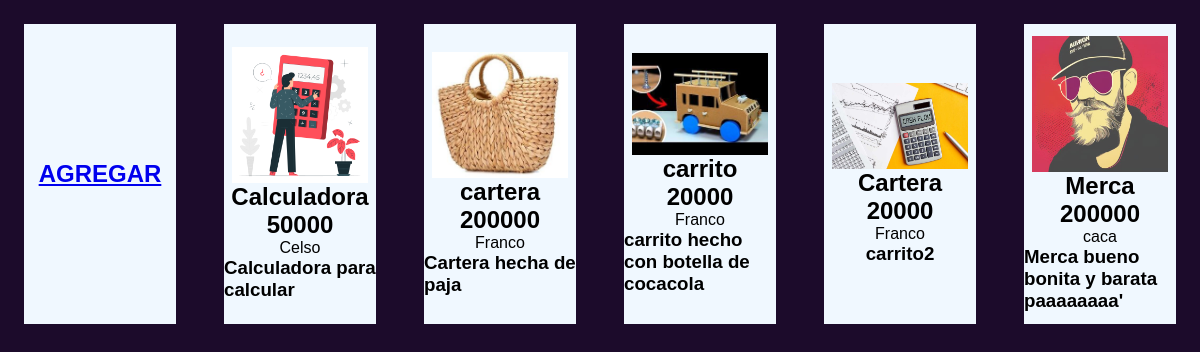
/render, run on an earlier commit of the app's database.
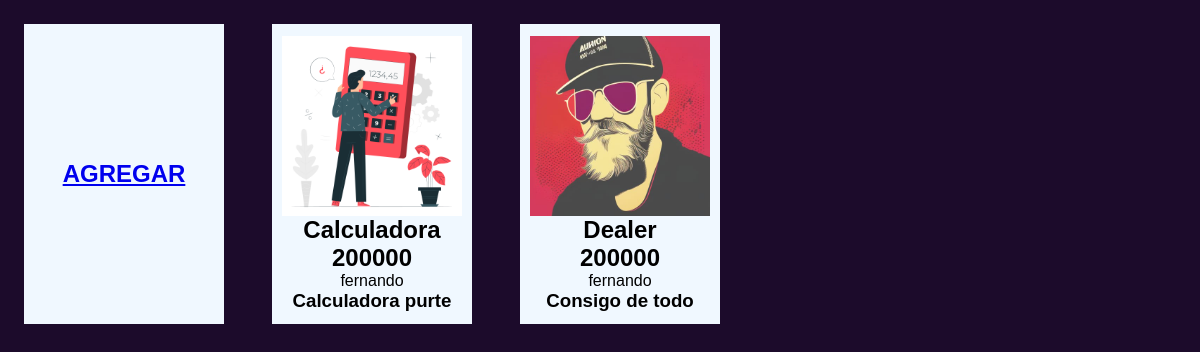
And on a later commit of the database.
### app.py (models this page shows)
class Product(db.Model):
    id = db.Column(db.Integer(), primary_key=True)
    producto = db.Column(db.String(20))
    precio = db.Column(db.Integer())
    artesano = db.Column(db.String(50))
    descripcion = db.Column(db.String(100))
    file_name = db.Column(db.String(100))

### app.py (the view)
@app.route('/render')
def render ():
    with app.app_context():
        product = db.session.query(Product).all()
    return render_template ('index.html', product = product)

### templates/index.html (shortened to what this page needs)
<!DOCTYPE html>
<html lang="en">
<head>
    <link rel="stylesheet" href="/static/css/style.css">
    <link rel="stylesheet" href="{{ url_for ('static', filename = 'css/style.css')}}">
</head>
<body>
    <section id ="section_1">
        <div id = "show_product">
            <div class = "add" id = "add">
                <a href="/add_product"><h1>AGREGAR</h1></a>
            </div>
            {% for p in product %}
                <div class = "product_box" id = "add">
                    <img src="/static/uploads/{{ p.file_name }}" alt="">
                    <h1>{{ p.producto  }}</h1>
                    <h2>{{ p.precio  }}</h2>
                    <p>{{ p.artesano }}</p>
                    <h3>{{ p.descripcion }}</h3>
                </div>
            {% endfor %}
    </section>
</body>
</html>

### static/css/style.css (style rules this page uses)
* { padding: 0; margin: 0; font-family: sans-serif !important; }
section { width: 100vw; height: 100vh; display: flex; align-items: center; justify-content: center; }
#show_product { width: 100%; height: 100%; background-color: #1c0b2b; display: flex; }
.add { width: 200px; height: 300px; background-color: aliceblue; margin: 2%; display: flex; justify-content: center; align-items: center; cursor: pointer; }
.product_box { width: 200px; height: 300px; background-color: aliceblue; margin: 2%; display: flex; justify-content: center; align-items: center; cursor: pointer; flex-direction: column; }

### templates/index.html (style rules this page uses)
img { width: 90%; }

What changed in the data, as far as the page shows it:
removed Product: file_name (picture), producto "carrito", precio "20000", artesano "Franco", descripcion "carrito hecho con botella de cocacola"
removed Product: file_name (picture), producto "Cartera", precio "20000", artesano "Franco", descripcion "carrito2"
removed Product: file_name (picture), producto "Merca", precio "200000", artesano "caca", descripcion "Merca bueno bonita y barata paaaaaaaa'"
changed Product "Calculadora": precio "50000" → "200000"; artesano "Celso" → "fernando"; descripcion "Calculadora para calcular" → "Calculadora purte"
changed Product: file_name: a different picture; producto "cartera" → "Dealer"; artesano "Franco" → "fernando"; descripcion "Cartera hecha de paja" → "Consigo de todo"
